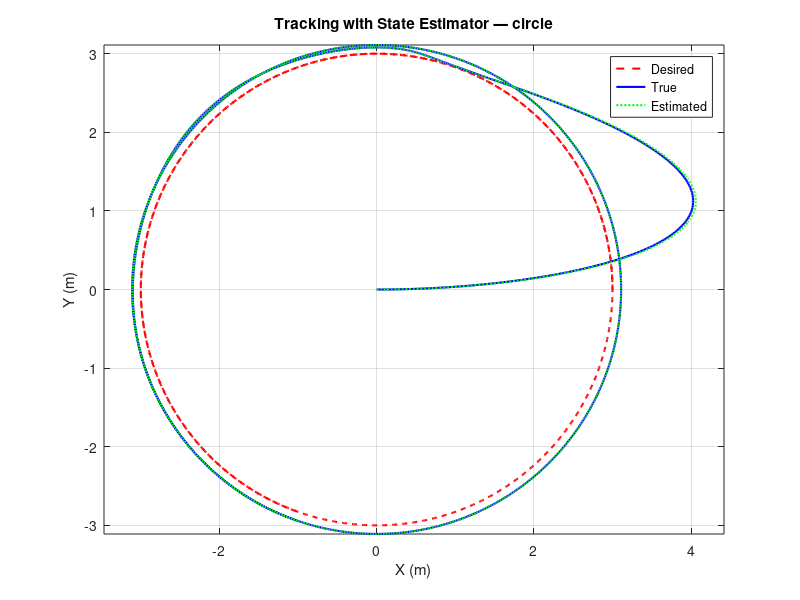

This figure's MATLAB source:
% quadrotor_PID_withEstimator.m
clear; close all; clc;

%% Simulation parameters
dt      = 0.02;             % time step [s]
T_total = 40;               % total simulation time [s]
time    = 0:dt:T_total;

%% Trajectory selection
trajType = 'circle';        % 'circle' or 'square'
R        = 3;               % radius or half‐side length [m]
v_ref    = 0.8;             % reference speed [m/s]

%% State initialization (true plant)
x   = 0;  y   = 0;
vx  = 0;  vy  = 0;

%% Initial estimate states
x_hat  = 0; y_hat  = 0;
vx_hat = 0; vy_hat = 0;

%% PID gains (for controller)
Kp_xy = 2.0;
Ki_xy = 0.05;
Kd_xy = 1.0;

int_err_x  = 0; prev_err_x = 0;
int_err_y  = 0; prev_err_y = 0;

%% Estimator gains (tune these)
L_pos = 2.0;   % gain on position error into position estimate
L_vel = 1.0;   % gain on position error into velocity estimate

%% Storage
X    = zeros(size(time));  Y    = zeros(size(time));
Xd   = zeros(size(time));  Yd   = zeros(size(time));
Xhat = zeros(size(time));  Yhat = zeros(size(time));

for k = 1:length(time)
    t = time(k);
    % Desired trajectory
    switch trajType
        case 'circle'
            Xd(k) = R * cos((v_ref/R)*t);
            Yd(k) = R * sin((v_ref/R)*t);
        case 'square'
            period = 4*(2*R)/v_ref;
            tau    = mod(t,period);
            side_t = (2*R)/v_ref;
            if tau < side_t
                Xd(k) = -R + v_ref*tau;  Yd(k) = -R;
            elseif tau < 2*side_t
                Xd(k) =  R;              Yd(k) = -R + v_ref*(tau-side_t);
            elseif tau < 3*side_t
                Xd(k) =  R - v_ref*(tau-2*side_t); Yd(k) = R;
            else
                Xd(k) = -R;              Yd(k) = R - v_ref*(tau-3*side_t);
            end
        otherwise
            error('Unknown trajectory type');
    end
    
    % Controller error (based on estimated state)
    err_x = Xd(k) - x_hat;
    err_y = Yd(k) - y_hat;
    int_err_x = int_err_x + err_x * dt;
    int_err_y = int_err_y + err_y * dt;
    der_err_x = (err_x - prev_err_x)/dt;
    der_err_y = (err_y - prev_err_y)/dt;
    prev_err_x = err_x; prev_err_y = err_y;
    
    ux = Kp_xy*err_x + Ki_xy*int_err_x + Kd_xy*der_err_x;
    uy = Kp_xy*err_y + Ki_xy*int_err_y + Kd_xy*der_err_y;
    
    % True plant update
    x   = x   + vx  * dt;
    y   = y   + vy  * dt;
    vx  = vx  + ux  * dt;
    vy  = vy  + uy  * dt;
    
    % Measurement (we measure position only)
    meas_x = x + 0.0*randn;
    meas_y = y + 0.0*randn;
    
    % Estimator update: continuous time approx with Euler step
    % dx_hat/dt   = vx_hat + L_pos*(meas_x - x_hat)
    % dvx_hat/dt  = ux       + L_vel*(meas_x - x_hat)
    x_hat_dot  = vx_hat + L_pos*(meas_x - x_hat);
    vx_hat_dot = ux      + L_vel*(meas_x - x_hat);
    y_hat_dot  = vy_hat + L_pos*(meas_y - y_hat);
    vy_hat_dot = uy      + L_vel*(meas_y - y_hat);
    
    x_hat  = x_hat  + x_hat_dot  * dt;
    vx_hat = vx_hat + vx_hat_dot * dt;
    y_hat  = y_hat  + y_hat_dot  * dt;
    vy_hat = vy_hat + vy_hat_dot * dt;
    
    % Store
    X(k)    = x;   Y(k)    = y;
    Xhat(k) = x_hat; Yhat(k) = y_hat;
end

%% Metrics
err_x   = Xd - X;
err_y   = Yd - Y;
final_err_x = err_x(end); final_err_y = err_y(end);
MAE_x = mean(abs(err_x));  MAE_y = mean(abs(err_y));
RMSE_x = sqrt(mean(err_x.^2)); RMSE_y = sqrt(mean(err_y.^2));

fprintf('\n*** Trajectory Tracking + Estimator Metrics ***\n');
fprintf('Trajectory type: %s\n', trajType);
fprintf('Controller PID gains: Kp=%.3f, Ki=%.3f, Kd=%.3f\n', Kp_xy, Ki_xy, Kd_xy);
fprintf('Estimator gains: L_pos=%.3f, L_vel=%.3f\n', L_pos, L_vel);
fprintf('Final error: X = %.4f m, Y = %.4f m\n', final_err_x, final_err_y);
fprintf('MAE: X = %.4f m, Y = %.4f m\n', MAE_x, MAE_y);
fprintf('RMSE: X = %.4f m, Y = %.4f m\n', RMSE_x, RMSE_y);

%% Plot true vs estimated trajectory
figure;
plot(Xd, Yd, 'r--','LineWidth',1.5); hold on;
plot(X,  Y,  'b-','LineWidth',1.5);
plot(Xhat, Yhat, 'g:','LineWidth',1.5);
legend('Desired','True','Estimated');
xlabel('X (m)'); ylabel('Y (m)');
title(sprintf('Tracking with State Estimator — %s', trajType));
axis equal; grid on;
